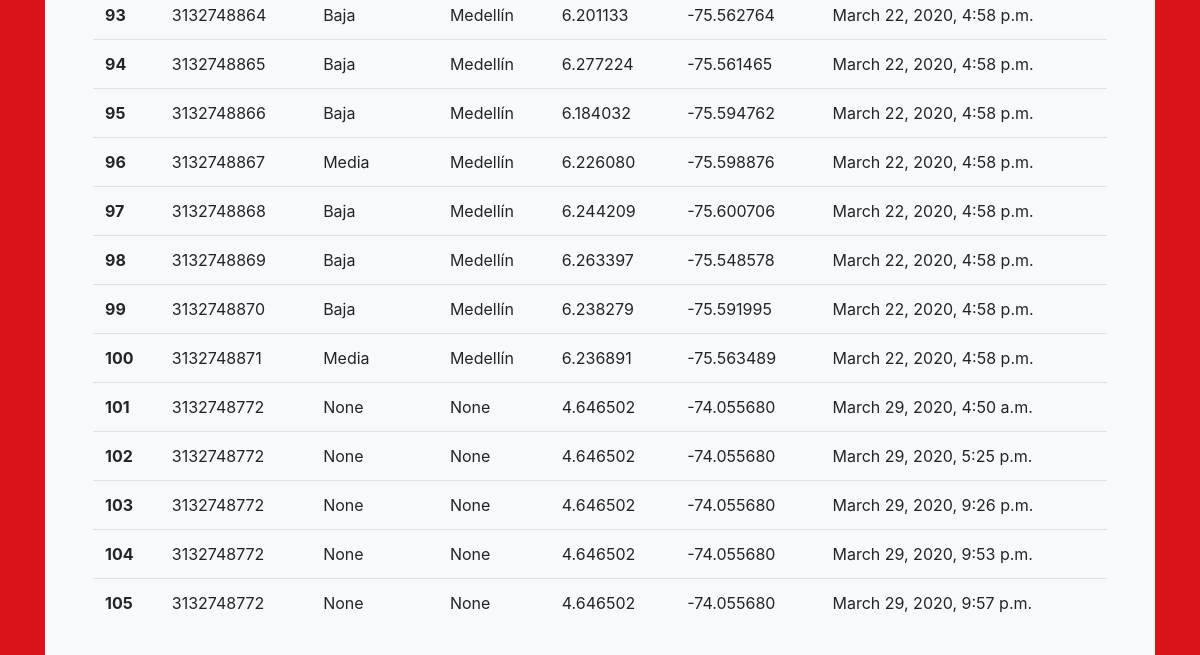
The page /consultas/lista/ (lower part) on the database as committed earlier.
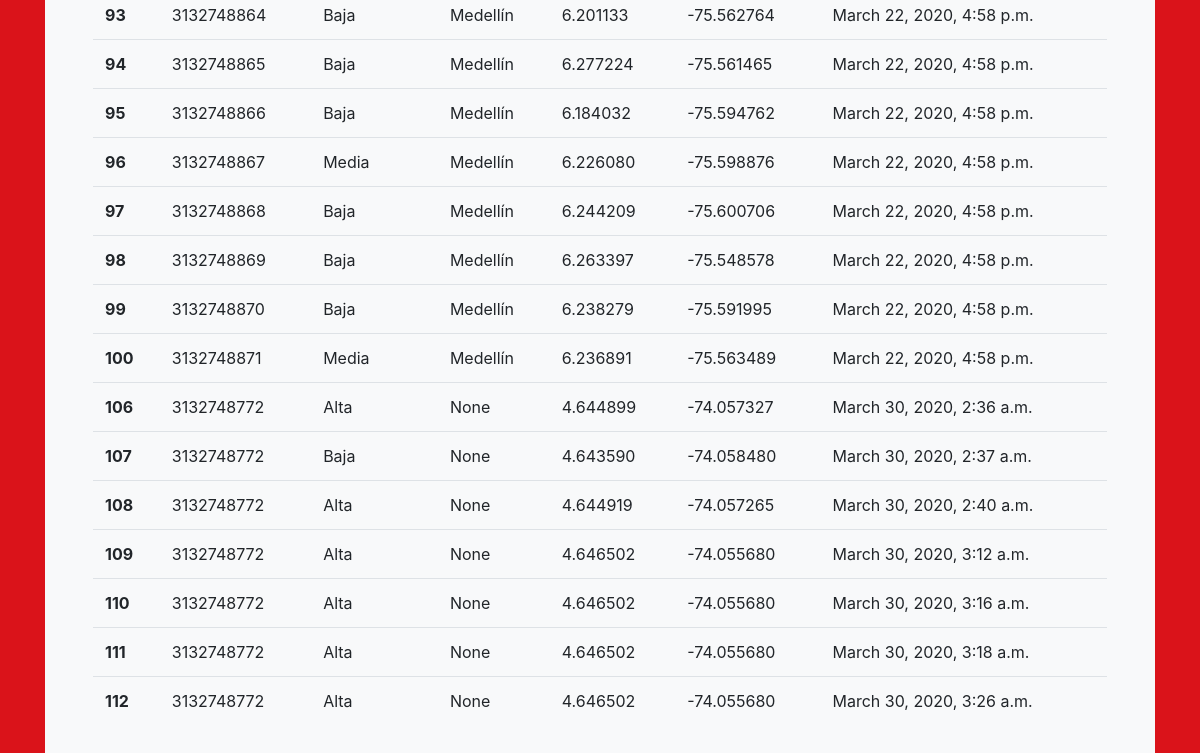
The same page on the database as committed later.
### consultas/models.py (models this page shows, shortened)
class Consulta(models.Model):
    ciudadano   = models.ForeignKey(Persona, on_delete=models.CASCADE, blank=True, null=True)
    telefono    = models.CharField(max_length=10)
    lat         = models.DecimalField(max_digits=9,decimal_places=6)
    long        = models.DecimalField(max_digits=9,decimal_places=6)
    address     = models.CharField(max_length=100, blank=True, null=True)
    ciudad      = models.CharField(max_length=100, blank=True, null=True)
    dia         = models.DateTimeField(auto_now_add=True, blank=True, null=True)
    gravedad    = models.CharField(max_length=30, blank=True, null=True)

### consultas/views.py (the view, shortened to what this page needs)
# urls.py: path('lista/', ConsultaListView.as_view(), name='lista'),
class ConsultaListView(ListView):
    model = Consulta
    def get_context_data(self, *args, **kwargs):
        context = super(ConsultaListView, self).get_context_data(*args, **kwargs)
        ciudades = Ciudad.objects.all()
        context['ciudades'] = ciudades
        context['api_key'] = GMAPS_API_KEY
        ciudades_qs = Ciudad.objects.all()
        ciudades_list = []
        for ciudad in ciudades_qs:
            ciudades_list.append(ciudad.nombre)
        context['ciudades_list'] = ciudades_list
        gravedad_list = ['Baja', 'Media', 'Alta']
        context['gravedad_list'] = gravedad_list
        ciudades_filtradas = []
        gravedad_filtradas = []
        return context
    def get_queryset(self, *args, **kwargs):
        ciudades_qs = Ciudad.objects.all()
        ciudades_list = []
        for ciudad in ciudades_qs:
            ciudades_list.append(ciudad.nombre)
        gravedad_list = ['Baja', 'Media', 'Alta']
        ciudades = []
        gravedad = []
        for key, value in self.request.GET.items():
            if key in ciudades_list:
                ciudades.append(value)
            if key in gravedad_list:
                gravedad.append(value)
        qs = super(ConsultaListView, self).get_queryset(*args, **kwargs)
        if ciudades:
            qs = qs.filter(ciudad__in=ciudades)
        if gravedad:
            qs = qs.filter(gravedad__in=gravedad)
        return qs

### templates/consultas/consulta_list.html (shortened to what this page needs)
{% extends 'base.html' %}
{% block content %}
<div class='container'>
<div class='bg-light py-3 px-5'>
  <table class="table table-hover mt-5">
    <tbody>
      {% for consulta in object_list %}
      <tr>
        <th scope="row">{{consulta.pk}}</th>
        <td>{{consulta.telefono}}</td>
        <td>{{consulta.gravedad}}</td>
        <td>{{consulta.ciudad}}</td>
        <td>{{consulta.lat}}</td>
        <td>{{consulta.long}}</td>
        <td>{{consulta.dia}}</td>
      </tr>
      {% endfor %}
    </tbody>
  </table>
</div>
</div>
{% endblock %}

### templates/base.html (shortened to what this page needs)
<!doctype html>
<html lang="en">
  <head>
    <link rel="stylesheet" href="https://stackpath.bootstrapcdn.com/bootstrap/4.4.1/css/bootstrap.min.css">
  </head>
  <body style="background-color:#DA131A">
    {% block content %}
    {% endblock content %}
  </body>
</html>

Rows that differ between the two databases and show on the page:
removed Consulta: pk "101", telefono "3132748772", gravedad "None", ciudad "None", lat "4.646502", long "-74.055680", dia "March 29, 2020, 4:50 a.m."
removed Consulta: pk "102", telefono "3132748772", gravedad "None", ciudad "None", lat "4.646502", long "-74.055680", dia "March 29, 2020, 5:25 p.m."
removed Consulta: pk "103", telefono "3132748772", gravedad "None", ciudad "None", lat "4.646502", long "-74.055680", dia "March 29, 2020, 9:26 p.m."
removed Consulta: pk "104", telefono "3132748772", gravedad "None", ciudad "None", lat "4.646502", long "-74.055680", dia "March 29, 2020, 9:53 p.m."
removed Consulta: pk "105", telefono "3132748772", gravedad "None", ciudad "None", lat "4.646502", long "-74.055680", dia "March 29, 2020, 9:57 p.m."
added Consulta: pk "106", telefono "3132748772", gravedad "Alta", ciudad "None", lat "4.644899", long "-74.057327", dia "March 30, 2020, 2:36 a.m."
added Consulta: pk "107", telefono "3132748772", gravedad "Baja", ciudad "None", lat "4.643590", long "-74.058480", dia "March 30, 2020, 2:37 a.m."
added Consulta: pk "108", telefono "3132748772", gravedad "Alta", ciudad "None", lat "4.644919", long "-74.057265", dia "March 30, 2020, 2:40 a.m."
added Consulta: pk "109", telefono "3132748772", gravedad "Alta", ciudad "None", lat "4.646502", long "-74.055680", dia "March 30, 2020, 3:12 a.m."
added Consulta: pk "110", telefono "3132748772", gravedad "Alta", ciudad "None", lat "4.646502", long "-74.055680", dia "March 30, 2020, 3:16 a.m."
added Consulta: pk "111", telefono "3132748772", gravedad "Alta", ciudad "None", lat "4.646502", long "-74.055680", dia "March 30, 2020, 3:18 a.m."
added Consulta: pk "112", telefono "3132748772", gravedad "Alta", ciudad "None", lat "4.646502", long "-74.055680", dia "March 30, 2020, 3:26 a.m."
